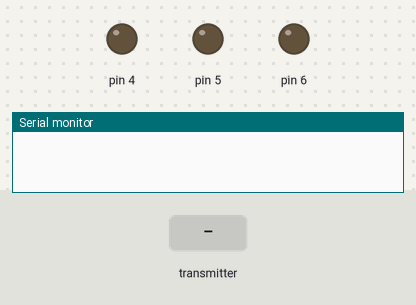
A sketch run on a simulated Arduino Uno, built with avr-gcc and run on an emulated ATmega328P. On the bench: output pins drawn as LEDs (lit = HIGH), the last lines printed to the serial monitor. The test bench sets the inputs (shaded band). No radio packets arrive unless stated.

Above: at 0.1 s.
At 2.2 s:
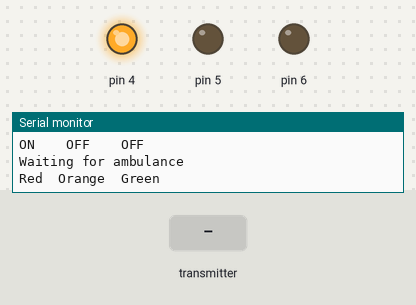
2.3 s: the transmitter starts sending rx = 0
3.8 s: the transmitter starts sending rx = 256
Timing chart, 0 to 6.8 s (numbered marks = the images above; inputs shaded):
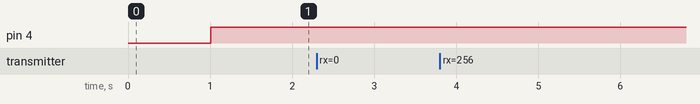

The sketch:

trafficlight.ino
```cpp
#include<SPI.h>
#include<nRF24L01.h>
#include<RF24.h>
#include<SoftwareSerial.h>
#include<String.h>

RF24 radio(9,10);


byte pip;
byte newdata;
int rx;
int amb;

unsigned char ADDRESS2[1]= {0xb2};
unsigned char ADDRESS3[1]= {0xb3};
unsigned char ADDRESS4[1]= {0xb4};
unsigned char ADDRESS5[1]= {0xb5};

unsigned char ADDRESS1[5]  =
{
   0xb1,0x43,0x88,0x99,0x45
};

unsigned char ADDRESS0[5]  =
{
  0xb0,0x43,0x88,0x99,0x45
};


void setup() {
  Serial.begin(9600);

  pinMode(4,OUTPUT);
  pinMode(5,OUTPUT);
  pinMode(6,OUTPUT);

  radio.begin();
  radio.setPALevel(RF24_PA_MAX);
  radio.setDataRate(RF24_250KBPS);
  radio.openWritingPipe(ADDRESS0);
  radio.openReadingPipe(0,ADDRESS0);
  radio.openReadingPipe(1,ADDRESS1);
  radio.openReadingPipe(2,ADDRESS2);
  radio.openReadingPipe(3,ADDRESS3);
  radio.openReadingPipe(4,ADDRESS4);
  radio.openReadingPipe(5,ADDRESS5);
  radio.startListening();
  delay(1000);
}

void loop()
{
      if ( radio.available(&pip) )
      {
        Serial.print("ff");
        radio.read(&rx,sizeof(rx));
        newdata = 1;
        Serial.println(pip);
      }
      else
      {
        Serial.println("Red\tOrange\tGreen");
        digitalWrite(4,HIGH);
        digitalWrite(5,LOW);
        digitalWrite(6,LOW);
        Serial.println("ON \t OFF \t OFF");
        Serial.println("Waiting for ambulance");
      }
  if(newdata == 1)
  {
    newdata = 0;
    if(pip==1)
    {

      amb = rx;
      Serial.print("Amb = ");
      Serial.println(amb);
    }
    if(amb==2)
    {
         Serial.println("------------------------------------");
         Serial.println("Ambulance is coming\n\nSwitching Red Light to Green");
         Serial.println("Red\tOrange\tGreen");
         digitalWrite(4,LOW);
         digitalWrite(5,LOW);
         digitalWrite(6,HIGH);
         Serial.println("OFF \t OFF \t ON");
         Serial.println("--------------------");
         delay(10000);
    }
   }

}
```
